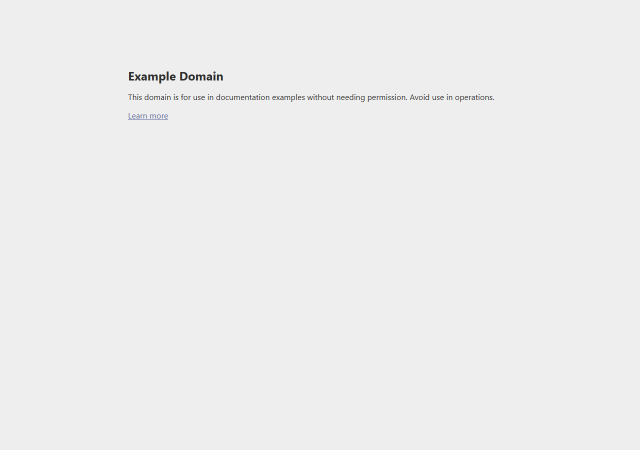
#> input picture benchmarks/generalization/frames/dynamic_spa_full_content_replacement/t0.png, 1280 x 900 px, found by its file name (shown at 1/2 size); the run also reads 1 picture not shown here
$ python build_demo_video.py
#> lines starting #> are read from the running program, lines starting #| are printed output that depends on the picture
"""
DeltaVision demo video — showing what each mode SENDS TO THE MODEL.

Layout per frame:
  ┌─────────────────────────────────────────────────────────────────────┐
  │  Title: action + transition type                                    │
  ├──────────────────────────────┬──────────────────────────────────────┤
  │  FULL-FRAME                  │  DELTAVISION                         │
  │  "Model receives this →"     │  "Model receives this →"             │
  │                              │                                      │
  │  [full 1200×700 screenshot]  │  [crop zoomed in to fill panel]      │
  │  with RED box on changed      │  + small inset: WHERE on the page   │
  │  region (1-5% of area)       │                                      │
  │  "1,600 tokens / step"       │  "~400 tokens / step"                │
  ├──────────────────────────────┴──────────────────────────────────────┤
  │  [====token bar FF====]      [==DV bar==     ]  "60% less"         │
  └─────────────────────────────────────────────────────────────────────┘

Crucially: the SAME changed region occupies ~5% of the FF panel (tiny, buried in
noise) but 100% of the DV panel (zoomed in, readable). That's the story.
"""

import sys, numpy as np
from pathlib import Path
from PIL import Image, ImageDraw, ImageFont

sys.path.insert(0, str(Path(__file__).parents[2]))

BASE = Path(__file__).parent
DV_RUN  = BASE / "runs/todomvc_dv"
OUT_DIR = BASE / "video_frames"
OUT_MP4 = OUT_DIR / "deltavision_demo_v2.mp4"

# ── Step definitions ──────────────────────────────────────────────────
# bbox: [x, y, w, h] in the 1200×700 screenshot space
STEPS = [
    {
        "action":      "Initial page load",
        "transition":  "full_frame  (baseline)",
        "t1":          DV_RUN / "step_0/t0.png",
        "crop_after":  None,          # no crop — both panels show full frame
        "bbox":        None,
        "ff_tok":      1600,
        "dv_tok":      1600,
        "hold_s":      2.5,
        "obs_label":   "Initial observation — both modes send full frame",
    },
    {
        "action":      "type('buy milk') + Enter",
        "transition":  "delta  (diff_ratio=4.9%,  2 crops)",
        "t1":          DV_RUN / "step_1/t1.png",
        "crop_after":  DV_RUN / "step_1/crop_0_after.png",
        "bbox":        [447, 140, 593, 197],   # x,y,w,h
        "ff_tok":      3200,
        "dv_tok":      2000,
        "hold_s":      3.2,
        "obs_label":   "DELTA — only the new todo row changed",
    },
    {
        "action":      "type('feed cat') + Enter",
        "transition":  "delta  (diff_ratio=4.5%,  1 crop)",
        "t1":          DV_RUN / "step_2/t1.png",
        "crop_after":  DV_RUN / "step_2/crop_0_after.png",
        "bbox":        [447, 244, 593, 251],
        "ff_tok":      4800,
        "dv_tok":      2400,
        "hold_s":      3.2,
        "obs_label":   "DELTA — only the next row appeared",
    },
    {
        "action":      "type('pay rent') + Enter",
        "transition":  "delta  (diff_ratio=4.9%,  1 crop)",
        "t1":          DV_RUN / "step_3/t1.png",
        "crop_after":  DV_RUN / "step_3/crop_0_after.png",
        "bbox":        [447, 303, 593, 252],
        "ff_tok":      6400,
        "dv_tok":      2800,
        "hold_s":      3.2,
        "obs_label":   "DELTA — only the third row appeared",
    },
    {
        "action":      "click_toggle('feed cat')",
        "transition":  "delta  (diff_ratio=1.5%,  3 crops)",
        "t1":          DV_RUN / "step_4/t1_final.png",
        "crop_after":  DV_RUN / "step_4/crop_1_after.png",
        "bbox":        [446, 234, 595, 104],   # just the feed cat row
        "ff_tok":      8000,
        "dv_tok":      3200,
        "hold_s":      4.0,
        "obs_label":   "DELTA — only the checkbox + strikethrough changed  (1.5% of pixels!)",
    },
]
MAX_TOK = 8500

# ── Canvas layout constants ───────────────────────────────────────────
CW, CH    = 1440, 830        # total canvas
TITLE_H   = 52
PANEL_H   = 580
PANEL_W   = (CW - 60) // 2  # ~690 each
PAD       = 20
BAR_H     = CH - TITLE_H - PANEL_H - 20   # ~178px
INSET_W, INSET_H = 180, 100  # thumbnail inset in DV panel

DARK   = (18,  18,  22)
DARK2  = (26,  26,  32)
ORANGE = (220, 120,  50)
BLUE   = (60,  170, 240)
GREEN  = (60,  200,  90)
RED    = (220,  60,  60)
WHITE  = (240, 240, 245)
GRAY   = (110, 110, 120)
GOLD   = (240, 200,  60)

try:
    F_LG  = ImageFont.truetype("/System/Library/Fonts/Helvetica.ttc", 22)
    F_MD  = ImageFont.truetype("/System/Library/Fonts/Helvetica.ttc", 17)
    F_SM  = ImageFont.truetype("/System/Library/Fonts/Helvetica.ttc", 13)
    F_XS  = ImageFont.truetype("/System/Library/Fonts/Helvetica.ttc", 11)
    F_BIG = ImageFont.truetype("/System/Library/Fonts/Helvetica.ttc", 32)
except Exception:
    F_LG = F_MD = F_SM = F_XS = F_BIG = ImageFont.load_default()


def draw_panel_border(draw, x, y, w, h, color, width=2):
    draw.rectangle([x, y, x+w, y+h], outline=color, width=width)


def render_step(step: dict) -> Image.Image:
    img = Image.new("RGB", (CW, CH), DARK)
    draw = ImageDraw.Draw(img)

    # ── Title bar ───────────────────────────────────────────────────
    draw.rectangle([0, 0, CW, TITLE_H], fill=DARK2)
    draw.text((PAD, 8),  f"Action:  {step['action']}", font=F_LG, fill=WHITE)
    draw.text((PAD, 32), f"DV classifier → {step['transition']}", font=F_SM, fill=GRAY)

    LP_X  = PAD
    RP_X  = CW // 2 + PAD // 2
    PY    = TITLE_H + PAD

    # ── Panel headers ───────────────────────────────────────────────
    draw.text((LP_X,      PY),     "FULL-FRAME", font=F_MD, fill=ORANGE)
    draw.text((LP_X,      PY+22),  "Model receives: full 1200×700 screenshot", font=F_SM, fill=GRAY)
    draw.text((LP_X,      PY+38),  f"{step['ff_tok']:,} tokens cumulative", font=F_SM, fill=ORANGE)

    draw.text((RP_X,      PY),     "DELTAVISION", font=F_MD, fill=BLUE)
    draw.text((RP_X,      PY+22),  step['obs_label'], font=F_SM, fill=GRAY)
    draw.text((RP_X,      PY+38),  f"{step['dv_tok']:,} tokens cumulative", font=F_SM, fill=BLUE)

    IMG_Y = PY + 60
    IMG_H = PANEL_H - 60

    # ── LEFT PANEL: full screenshot, bbox highlighted ───────────────
    if step["t1"].exists():
        full = Image.open(step["t1"]).convert("RGB")
#> full is the input picture: PIL image 1280x900 RGB; mean R, G, B 237.4, 237.4, 237.4
        fw, fh = full.size
#> fw = 1280; fh = 900
        scale = min(PANEL_W / fw, IMG_H / fh)
#> scale = 0.539
        disp_w = int(fw * scale)
#> disp_w = 690
        disp_h = int(fh * scale)
#> disp_h = 485
        full_s = full.resize((disp_w, disp_h), Image.LANCZOS)
        img.paste(full_s, (LP_X, IMG_Y))
        draw_panel_border(draw, LP_X, IMG_Y, disp_w, disp_h, ORANGE)

        # Draw red bbox of changed region (if any)
        if step["bbox"]:
            x, y, w, h = step["bbox"]
            bx = LP_X + int(x * scale)
            by = IMG_Y + int(y * scale)
            bw = int(w * scale)
            bh = int(h * scale)
            # Highlight the tiny changed region with a bright red box
            draw.rectangle([bx, by, bx+bw, by+bh], outline=RED, width=3)
            # Add a small label
            draw.rectangle([bx, by-16, bx+bw, by], fill=RED)
            draw.text((bx+2, by-15), "CHANGED", font=F_XS, fill=WHITE)

            # Arrow pointing to the tiny box: "model must find this"
            pct = (w * h) / (fw * fh) * 100
            draw.text((LP_X, IMG_Y + disp_h + 4),
                      f"Changed region: {pct:.1f}% of total pixels  →  model must find the signal in all this noise",
                      font=F_XS, fill=RED)

    # ── RIGHT PANEL: crop zoomed in ─────────────────────────────────
    rp_img_x = RP_X
    if step["bbox"] is None or step["crop_after"] is None:
        # Step 0: DV also sends full frame
        if step["t1"].exists():
            full2 = Image.open(step["t1"]).convert("RGB")
            fw, fh = full2.size
            scale2 = min(PANEL_W / fw, IMG_H / fh)
#> scale2 = 0.539
            disp_w2 = int(fw * scale2)
#> disp_w2 = 690
            disp_h2 = int(fh * scale2)
#> disp_h2 = 485
            full_s2 = full2.resize((disp_w2, disp_h2), Image.LANCZOS)
            img.paste(full_s2, (rp_img_x, IMG_Y))
            draw_panel_border(draw, rp_img_x, IMG_Y, disp_w2, disp_h2, BLUE)
            draw.text((rp_img_x, IMG_Y + disp_h2 + 4),
                      "Step 0: DV also sends full frame (anchor reset)", font=F_XS, fill=BLUE)
    else:
        # Show zoomed crop filling the panel
        if Path(step["crop_after"]).exists():
            crop = Image.open(step["crop_after"]).convert("RGB")
            cw, ch = crop.size
            # Zoom to fill panel width, maintain aspect
            zoom_scale = min(PANEL_W / cw, IMG_H / ch)
            zoom_w = int(cw * zoom_scale)
            zoom_h = int(ch * zoom_scale)
            cropped_big = crop.resize((zoom_w, zoom_h), Image.LANCZOS)

            # Center in panel
            cx = rp_img_x + (PANEL_W - zoom_w) // 2
            img.paste(cropped_big, (cx, IMG_Y))
            draw_panel_border(draw, cx, IMG_Y, zoom_w, zoom_h, GREEN)

            # "AFTER" label
            draw.rectangle([cx, IMG_Y, cx+60, IMG_Y+18], fill=GREEN)
            draw.text((cx+2, IMG_Y+2), "AFTER", font=F_XS, fill=DARK)

            # Small inset: WHERE on the page this crop comes from
            if step["t1"].exists():
                full3 = Image.open(step["t1"]).convert("RGB")
                fw3, fh3 = full3.size
                inset = full3.resize((INSET_W, INSET_H), Image.LANCZOS)
                # draw the crop bbox on the inset
                inset_draw = ImageDraw.Draw(inset)
                x, y, w, h = step["bbox"]
                ix = int(x / fw3 * INSET_W)
                iy = int(y / fh3 * INSET_H)
                iw = int(w / fw3 * INSET_W)
                ih = int(h / fh3 * INSET_H)
                inset_draw.rectangle([ix, iy, ix+iw, iy+ih], outline=GREEN, width=2)
                inset_x = rp_img_x + PANEL_W - INSET_W - 4
                inset_y = IMG_Y + IMG_H - INSET_H - 4
                img.paste(inset, (inset_x, inset_y))
                draw.rectangle([inset_x-1, inset_y-1, inset_x+INSET_W+1, inset_y+INSET_H+1],
                               outline=BLUE, width=1)
                draw.text((inset_x, inset_y - 14), "location on page ↓", font=F_XS, fill=BLUE)

            draw.text((rp_img_x, IMG_Y + IMG_H + 4),
                      f"DV zeroes in: model only sees the changed region, zoomed in — no noise",
                      font=F_XS, fill=GREEN)

    # ── Token counter bar ──────────────────────────────────────────
    bar_y = TITLE_H + PANEL_H + 30
    half  = CW // 2

    # FF bar
    ff_frac = min(step["ff_tok"] / MAX_TOK, 1.0)
    ff_bar_w = int((half - 80) * ff_frac)
    draw.text((PAD, bar_y),      f"FF cumulative:  {step['ff_tok']:,} tokens", font=F_MD, fill=ORANGE)
    draw.rectangle([PAD, bar_y+24, PAD + half-80, bar_y+44], outline=GRAY, width=1)
    draw.rectangle([PAD, bar_y+24, PAD + ff_bar_w, bar_y+44], fill=ORANGE)

    # DV bar
    dv_frac = min(step["dv_tok"] / MAX_TOK, 1.0)
    dv_bar_w = int((half - 80) * dv_frac)
    savings = int((1 - step["dv_tok"] / step["ff_tok"]) * 100) if step["ff_tok"] else 0
    draw.text((half, bar_y),     f"DV cumulative:  {step['dv_tok']:,} tokens  ({savings}% less)", font=F_MD, fill=BLUE)
    draw.rectangle([half, bar_y+24, half + half-80, bar_y+44], outline=GRAY, width=1)
    draw.rectangle([half, bar_y+24, half + dv_bar_w, bar_y+44], fill=BLUE)

    # Final frame savings callout
    if savings >= 50:
        draw.text((CW - 180, bar_y + 5), f"↑ {savings}% less", font=F_BIG, fill=GOLD)

    return img


# ── Build animated frames ─────────────────────────────────────────────
FPS = 30
FADE_FRAMES = int(FPS * 0.5)

all_np = []
rendered = [render_step(s) for s in STEPS]
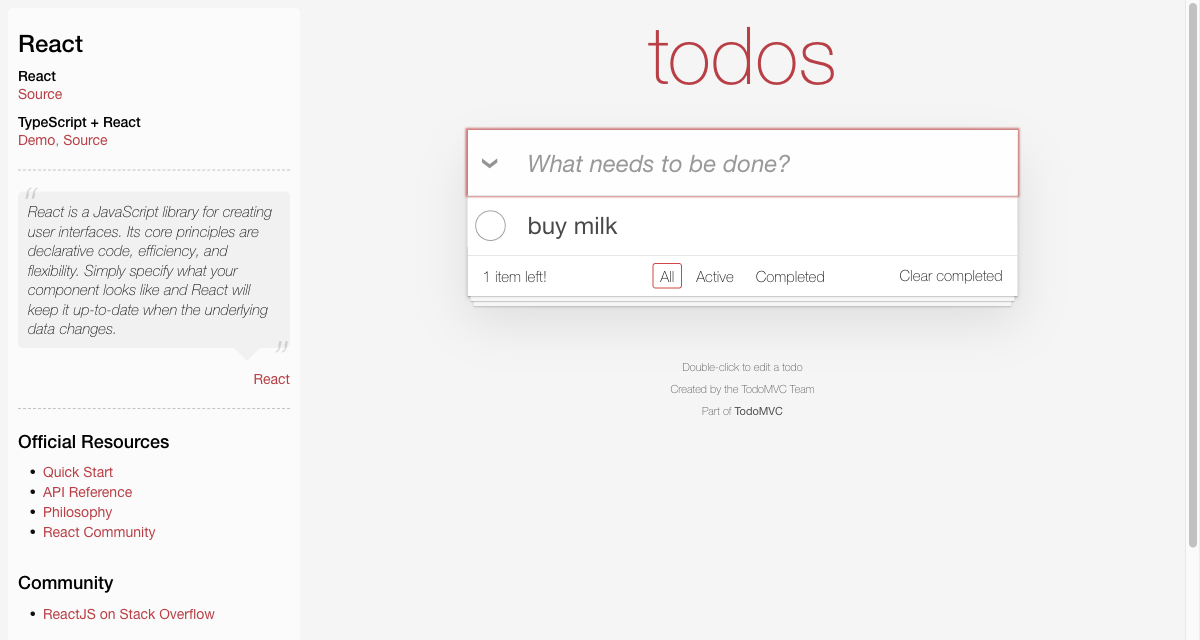
#> input picture benchmarks/ablation/runs/todomvc_ff/step_1/t1.png, 1200 x 640 px, found by its file name
#> in render_step, full is the input picture: PIL image 1200x640 RGB; mean R, G, B 243.7, 242.9, 242.9
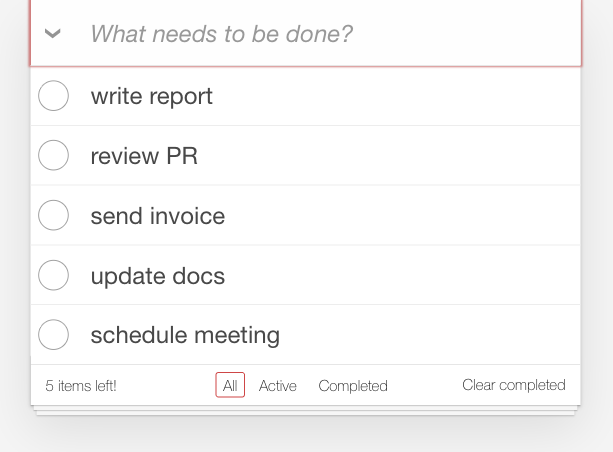
#> input picture benchmarks/ablation/runs/subagent_dv/step_1/crop_0_after.png, 613 x 452 px, found by its file name
#> in render_step, crop is the input picture: PIL image 613x452 RGB; mean R, G, B 247.4, 247.1, 247.1
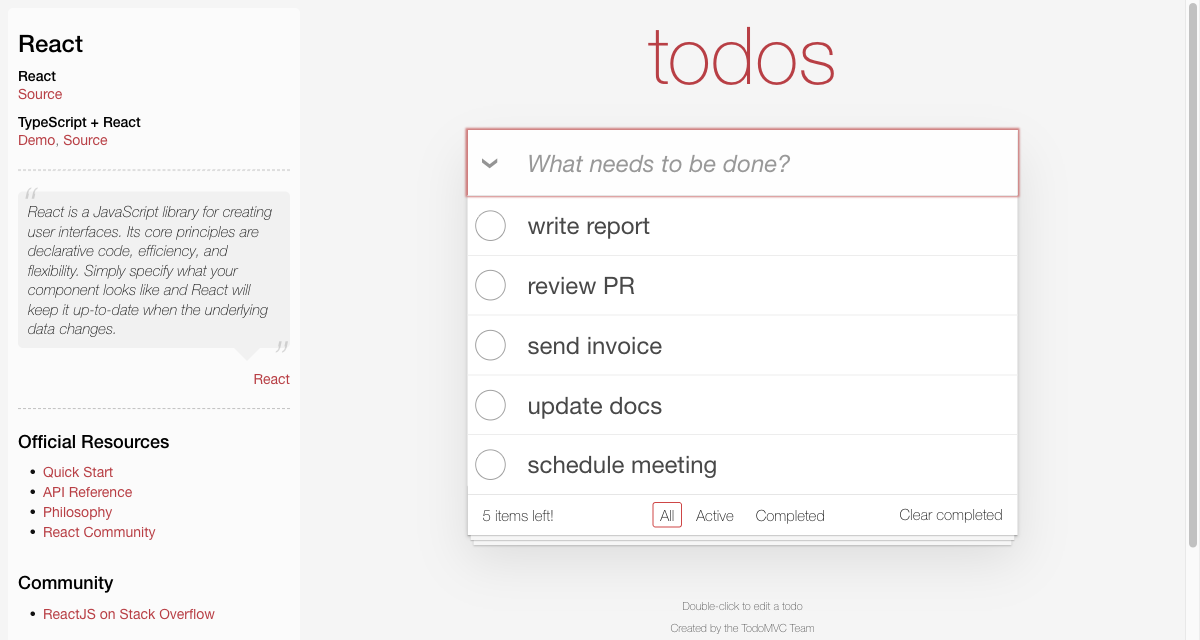
#> input picture benchmarks/ablation/runs/subagent_ff/step_2/t1.png, 1200 x 640 px, found by its file name
#> in render_step, full is the input picture: PIL image 1200x640 RGB; mean R, G, B 244.5, 243.6, 243.7
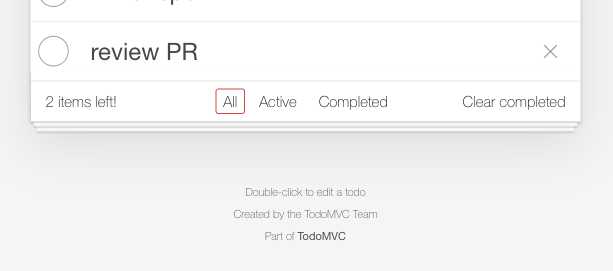
#> input picture benchmarks/ablation/runs/agent_run_dv/step_2/crop_0_after.png, 613 x 271 px, found by its file name
#> in render_step, crop is the input picture: PIL image 613x271 RGB; mean R, G, B 244.5, 244.4, 244.4
#> in render_step (call 3), `img.paste(inset, (inset_x, inset_y))`:
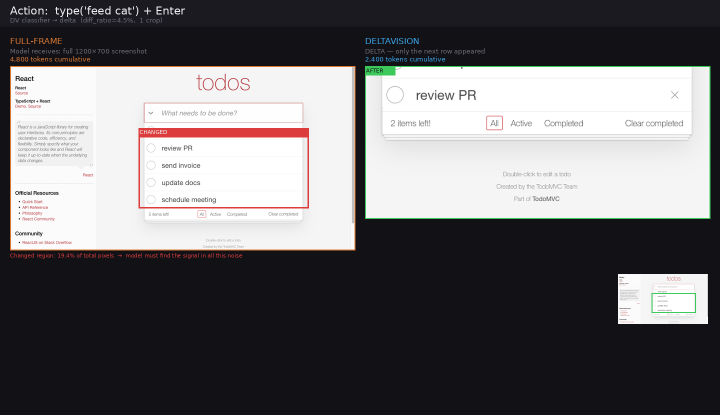
#> img: PIL image 1440x830 RGB (shown at 1/2 size); mean R, G, B 109.9, 108.7, 110.5
#> in render_step (call 4), `img.paste(inset, (inset_x, inset_y))`:
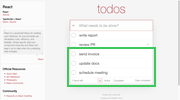
#> inset: PIL image 180x100 RGB; mean R, G, B 239.3, 242.3, 239.3
#> rendered = 5 items

for i, step in enumerate(STEPS):
    hold_n = int(FPS * step["hold_s"])
    # Fade in from prev
    if i > 0:
        for f in range(FADE_FRAMES):
            alpha = f / FADE_FRAMES
            blended = Image.blend(rendered[i-1], rendered[i], alpha)
            all_np.append(np.array(blended))
    for _ in range(hold_n):
        all_np.append(np.array(rendered[i]))
#> after the loop, all_np = 543 items

# Fade to black
for f in range(FADE_FRAMES * 3):
    alpha = 1.0 - f / (FADE_FRAMES * 3)
    blank = Image.new("RGB", (CW, CH), DARK)
    blended = Image.blend(blank, rendered[-1], alpha)
    all_np.append(np.array(blended))
#> this loop made 45 passes
#> pass 1, `blended = Image.blend(blank, rendered[-1], alpha)`:
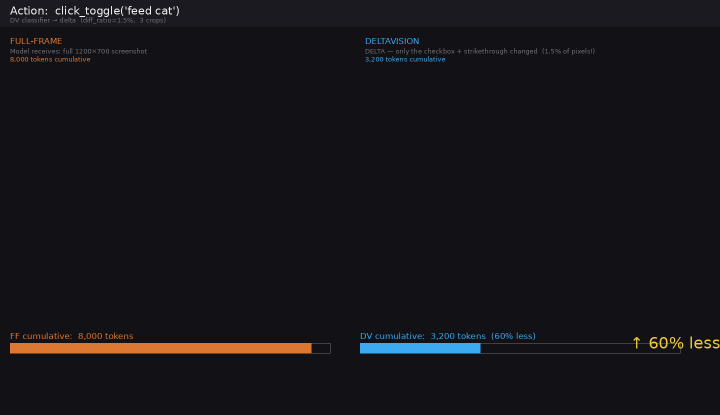
#> blended: PIL image 1440x830 RGB (shown at 1/2 size); mean R, G, B 21.9, 21.3, 24.8
#> after the loop, all_np = 588 items

print(f"Total frames: {len(all_np)}  |  Duration: {len(all_np)/FPS:.1f}s at {FPS}fps")
#| Total frames: 588  |  Duration: 19.6s at 30fps

# ── Export ────────────────────────────────────────────────────────────
from moviepy import ImageSequenceClip
#> (the run stopped early here; a loop or call above may not have finished)
